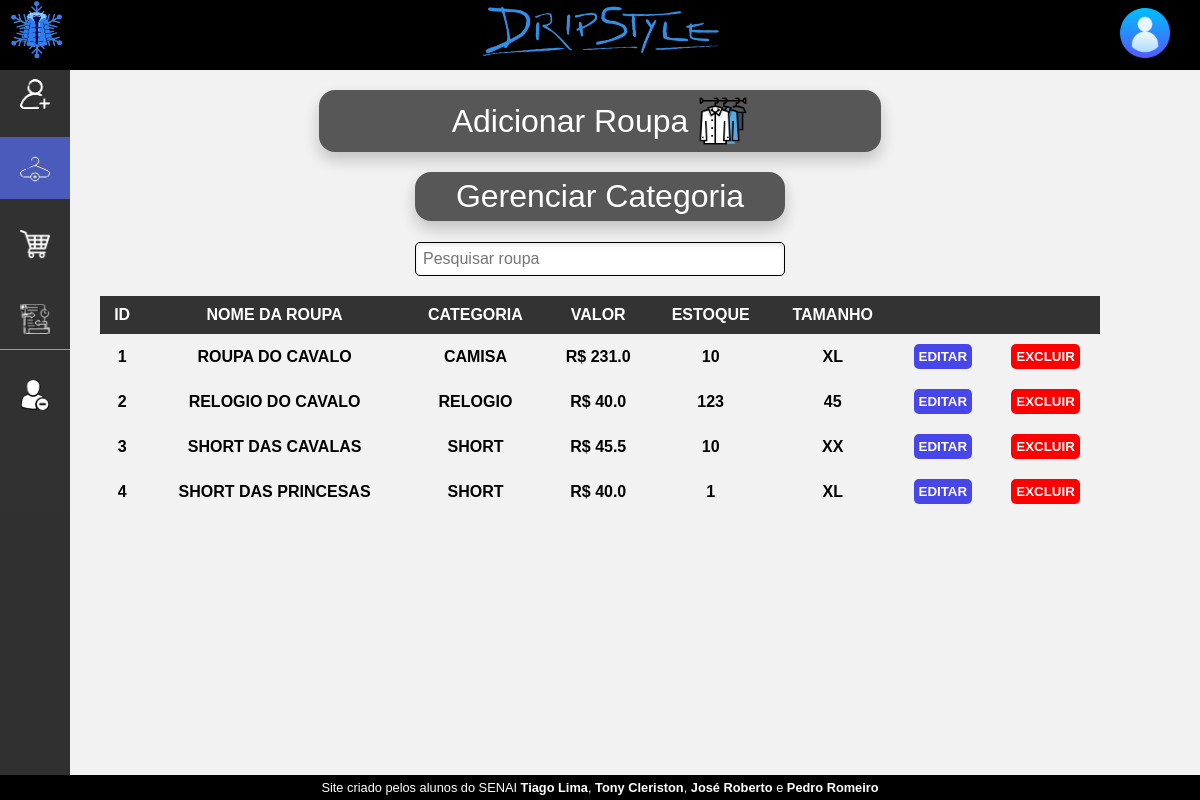
Page /roupas (signed in) on the committed database.
### loja_de_roupa/models/__init__.py (models this page shows)
class Roupas(database.Model):
    id_roupas = database.Column(database.Integer, primary_key=True)
    nome_roupa = database.Column(database.String, nullable=False, unique=True)
    categoria = database.Column(database.String, nullable=False)
    tamanho = database.Column(database.String, nullable=False)
    estoque = database.Column(database.Integer, nullable=False)
    valor = database.Column(database.Float, nullable=False)

### loja_de_roupa/routers/__init__.py (the view, shortened to what this page needs)
@app.route("/roupas",methods=['GET', 'POST'])
@login_required
def roupas():
    gerenciamento = FormGerenciamentoRoupas()
    table = Roupas.query.all()
    roupas = [{'id': r.id_roupas, 'nome_roupa': r.nome_roupa, 'categoria':r.categoria, 'tamanho': r.tamanho,'estoque': r.estoque,'valor': r.valor} for r in table]
    categorias = Categoria.query.all()
    categoria = [{'id': c.id_categoria,'categoria': c.nome_categoria} for c in categorias]
    return render_template('gerenciamentoRoupas.html',gerenciamento=gerenciamento,roupas=roupas,categoria=categoria)

### loja_de_roupa/models/__init__.py (called while the page is built)
@login_manager.user_loader
def load_usuario(id):
    return Usuario.query.get(id)

### loja_de_roupa/templates/gerenciamentoRoupas.html (shortened to what this page needs)
{% extends 'base.html' %}
{% block body %}
<div style="display: flex;flex-direction: wrap;justify-content: center;">
  <div style="display: flex;flex-direction: column;align-content: center;align-items: center;width: 50vw; margin: 0px;" >
  <button id="add-roupa-btn" style="width: 562px;">Adicionar Roupa
  <img src="{{ url_for('static', filename='wardrobe.png') }}" style="width:50px;height:50px; margin-left:10px;" alt="Texto alternativo"></button>
  </div>
</div>
<div style="display: flex;flex-direction: wrap;align-content: center;justify-content: center;">
        <div style="display: flex;flex-direction: column;align-content: center;align-items: center;width: 50vw; margin: 0px;" >
          <button id="add-categoria-btn" onclick="toggleFormAddCat()">Gerenciar Categoria</button>
      </div>
    </div>
<div style="display:flex;flex-direction: column;align-items: center;">
<div class="search-bar" style="margin-top:13px;margin-bottom:22px;">
  <input style="padding:7px;" type="text" id="search-input" placeholder="Pesquisar roupa" oninput="filterTable()">
</div>
        <table style="width: 1000px; margin:0;" id="clothes-table">
            <thead>
              <tr>
                <th>id</th>
                <th>Nome da Roupa</th>
                <th>Categoria</th>
                  <th>Valor</th>
                <th>Estoque</th>
                <th>Tamanho</th>
                  <th></th>
                  <th></th>
              </tr>
            </thead>
            <tbody>
                {% for r in roupas %}
                <tr>
                    <th>{{ r.id }}</th>
                    <th>{{ r.nome_roupa }}</th>
                     <th>{{ r.categoria }}</th>
                    <th>R$ {{ r.valor }}</th>
                    <th>{{ r.estoque }}</th>
                     <th>{{ r.tamanho }}</th>
                    <th>
                    <button id="editar-button" class="editar-button" data-id="{{ r.id }}" data-nome="{{ r.nome_roupa }}" data-valor="{{ r.valor }}" data-tamanho="{{ r.tamanho }}" data-categoria="{{ r.categoria }}" data-estoque="{{ r.estoque }}">EDITAR</button>
                    </th>
                    <th>
                    <form style="all:unset;" action="/excluir/{{ r.id }}" method="POST">
                        <button  class="excluir-button" type="submit" data-product-name="{{r.nome_roupa}}" data-product-id="{{ r.id }}">EXCLUIR</button>
                    </form>
                </th>
                </tr>
                 {% endfor %}
            </tbody>
          </table>
    </div>
{% endblock %}

### loja_de_roupa/templates/base.html (shortened to what this page needs)
<html lang="pt-BR">
    <head>
    <link rel="stylesheet" href="{{ url_for('static', filename='style.css') }}">
</head>
    <body>
        {% include 'navbar.html' %}
     {% if current_user %}
  {% if current_user.is_authenticated %}
         <div class="sidebar">
             <div class="sidebar-header">
    <div class="sidebar-toggle" style="display:block;" onclick="toggleSidebar()">
       <div class="sidebar-logo" style="margin-top:0px;">
        <img src="{{ url_for('static', filename='Logo.png') }}" style="weight:60px;height:60px;">
      </div>
          <a href="{{ url_for('cadastro') }}" style="width:304px;">
     <div class="sidebar-logo {% if current_page == 'pagina1' %}active{% endif %}" data-page="pagina1" style="margin-top:0px;">
    <img src="{{ url_for('static', filename='adicionar-usuario.png') }}" style="width:30px;height:30px;margin-left:15px;margin-top:17px;">
    <span class="sidebar-word">Cadastro de Usuário</span>
        </div>
                </a>
   <a href="{{ url_for('roupas') }}" style="width:304px;" >
         <div class="sidebar-logo {% if current_page == 'pagina2' %}active{% endif %}" data-page="pagina2">
        <img src="{{ url_for('static', filename='roupas-remove.png') }}" style="width:30px;height:30px;margin-left:15px;margin-top:17px;">
        <span class="sidebar-word">Roupas</span>
        </div>
        </a>
 <a href="{{ url_for('vendas') }}" style="width:304px;">
         <div class="sidebar-logo {% if current_page == 'pagina3' %}active{% endif %}" data-page="pagina3">
        <img src="{{ url_for('static', filename='carrinho.png') }}" style="width:30px;height:30px;margin-left:15px;margin-top:17px;">
        <span class="sidebar-word">Vendas</span>
        </div>
        </a>
  <a href="{{ url_for('cadastro') }}" style="width:304px;">
       <div class="sidebar-logo {% if current_page == 'pagina4' %}active{% endif %}" data-page="pagina4">
        <img src="{{ url_for('static', filename='historico.png') }}" style="width:30px;height:30px;margin-left:15px;margin-top:17px;">
        <span class="sidebar-word">Histórico de Vendas</span>
        </div>
        </a>
        <hr size="1">
 <a onclick="return checkAccess();" href="{% if current_user.id == '001' and current_user.usuario == 'ADMINISTRADOR' %}{{ url_for('RemoverUsuario') }}{% else %}javascript:void(0);{% endif %}" style="width:304px;">
        <div class="sidebar-logo {% if current_page == 'pagina5' %}active{% endif %}" data-page="pagina5">
        <img src="{{ url_for('static', filename='remover-usuario.png') }}" style="width:30px;height:30px;margin-left:15px;margin-top:17px;">
        <span class="sidebar-word">Remover Usuários</span>
         </div>
        </a>
    </div>
                 </div>
  </div>
         {% endif %}
{% endif %}
        {% block body %}
        {% endblock %}
    </body>
{% include 'footer.html' %}
</html>

### loja_de_roupa/templates/navbar.html (shortened to what this page needs)
<nav style="display: flex; justify-content: center; align-items: center;">
    <div class="logo" style="height:60px;flex: 1; display: flex; justify-content: center; align-items: center;">
         <img src="{{ url_for('static', filename='DripStyle.png') }}"style="margin-left:90px;max-height: 100%; max-width: 100%; transform: rotate(4deg);">
        </div>
  <div class="user-icon" style="margin-left: auto; margin-top: 0; cursor:pointer; z-index: 2;" onclick="FormLogin()">
     <img src="{{ url_for('static', filename='login.png') }}" id="btn-logout" style="width:50px; height:50px;margin-bottom:12px;margin-top:8px;margin-right:30px;cursor:pointer;">
  </div>
</nav>

### loja_de_roupa/templates/footer.html
<footer>
     <p>Site criado pelos alunos do SENAI <a href="https://github.com/tiagolima10" title="Link para a página Github."
                                             target="_blank">Tiago Lima</a>, <a href="https://github.com/TonyCleriston"
                                                                                title="Link para a página Github."
                                             target="_blank">Tony Cleriston</a>,
         <a href="#">José Roberto</a> e <a href="#">Pedro Romeiro</a></p>
</footer>

### loja_de_roupa/static/style.css (style rules this page uses)
a { all: unset; }
* { margin: 0; padding: 0; box-sizing: border-box; }
nav { display: flex; justify-content: space-between; align-items: center; background-color: #000000; color: #fff; }
nav img { height: 80px; margin-left: 10px; }
body { background-color: #f2f2f2; font-family: Arial, sans-serif; }
form { background-color: #ffffff; border-radius: 10px; box-shadow: 0px 2px 10px rgba(0, 0, 0, 0.3); margin: 100px auto; max-width: 400px; padding: 30px; margin-bottom: 30px; margin-top:50px; }
input[type="text"],[type="email"], input[type="password"],select { border:0.1px solid black; border-radius: 5px; box-shadow: inset 0px 2px 5px rgba(0, 0, 0, 0.1); font-size: 16px; padding: 15px; width: 100%; }
#add-roupa-btn { display: flex; justify-content:center; align-items: center; background-color: #585757; color: #fff; font-size: 2rem; padding: 1rem 2rem; border: none; border-radius: 1rem; box-shadow: 0 0.5rem 1rem rgba(0, 0, 0, 0.2); cursor: pointer; width: 370px; padding: 6px; margin-top: 20px; }
#add-categoria-btn { display: flex; justify-content:center; align-items: center; background-color: #585757; color: #fff; font-size: 2rem; padding: 1rem 2rem; border: none; border-radius: 1rem; box-shadow: 0 0.5rem 1rem rgba(0, 0, 0, 0.2); cursor: pointer; width: 370px; padding: 6px; margin-top: 20px; }
table { border-collapse: collapse; width: 100%; max-width: 1400px; margin: 0 auto; }
thead { background-color: #333; color: #fff; }
th, td { padding: 10px; text-align: center; }
th { text-transform: uppercase; }
tbody tr:nth-child(even) { background-color: #f2f2f2; }
footer { background-color: #000000; position: fixed; left: 0; bottom: 0; width: 100%; color: white; text-align: center; font-size: 0.8em; padding: 5px; }
footer a { color: white; text-decoration: none; font-weight: bolder; }
.sidebar { background: rgb(0 0 0 / 80%); width: 70px; height: 100%; position: fixed; overflow: hidden; top: 0; left: 0; color: #fff; transition: width 0.3s; }
.sidebar-header { display: flex; align-items: center; justify-content: space-between; margin-bottom: 20px; }
.sidebar-word { all: unset; margin-left:17px; top: 0; left: 100%; padding-left: 10px; font-size: 19px; width:30vw; margin-top:22px; }
.sidebar-toggle { cursor: pointer; display: flex; flex-direction: column; align-items: center; }
.sidebar-logo { font-size: 24px; font-weight: bold; position: relative; margin-top:13px; display: flex; padding-left:5px; height:62px; border-radius: 0 55px 55px 0; width:304px; }
.sidebar-logo.active { background-color: rgb(82 102 223 / 80%); }
.excluir-button { background-color: red; color: white; border: none; font-weight:bold; cursor: pointer; padding: 5px; border-radius: 5px; }
.editar-button { background-color: #4646e9; color: white; border: none; font-weight:bold; cursor: pointer; padding: 5px; border-radius: 5px; }
.user-icon { position: relative; display: inline-block; }
.search-bar { width:386px; height:40px; padding: 8px; }

### rows in the picture
Roupas: id "1", nome_roupa "ROUPA DO CAVALO", categoria "CAMISA", valor "231.0", estoque "10", tamanho "XL"
Roupas: id "2", nome_roupa "RELOGIO DO CAVALO", categoria "RELOGIO", valor "40.0", estoque "123", tamanho "45"
Roupas: id "3", nome_roupa "SHORT DAS CAVALAS", categoria "SHORT", valor "45.5", estoque "10", tamanho "XX"
Roupas: id "4", nome_roupa "SHORT DAS PRINCESAS", categoria "SHORT", valor "40.0", estoque "1", tamanho "XL"
